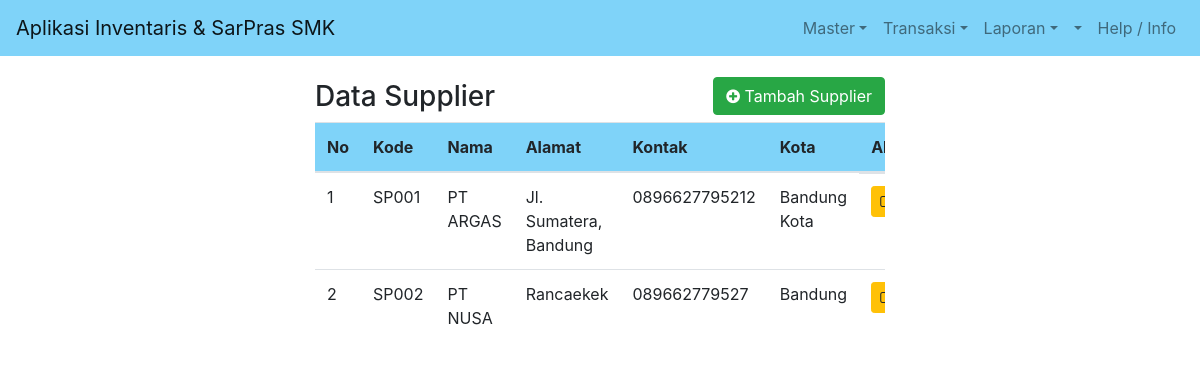
/index.php/user/supplier, run on the app's committed database.
### tables this page shows
CREATE TABLE `supplier` (
  `kode_supplier` varchar(5) NOT NULL,
  `nama_supplier` varchar(15) NOT NULL,
  `alamat_supplier` varchar(40) NOT NULL,
  `telp_supplier` varchar(15) NOT NULL,
  `kota_supplier` varchar(20) NOT NULL,
  `status` varchar(1) NOT NULL
);

### application/controllers/user/Supplier.php (called while the page is built, shortened)
<?php
class Supplier extends CI_Controller {
	public function index()
	{
		$data = array(
					'pageTitle'   => $this->session->userdata('nama').' - Master Supplier',
					'pageHeader'  => 'Data Supplier',
					'pageContent' => 'user/supplier',
					'supplier'   => $this->db->get_where('supplier', array('status'=>1))->result()
				);
		$this->load->view('user/admin', $data);
	}
}

### index.php (called while the page is built, shortened)
<?php
require_once BASEPATH.'core/CodeIgniter.php';

### application/views/user/supplier.php (the view, shortened to what this page needs)
<h3><?=$pageHeader?></h3>
<button class="btn btn-success float-right" data-toggle="modal" data-target="#tambahBrg" style="margin-top: -45px; margin-bottom: 5px"><i class="fa fa-plus-circle"></i> Tambah Supplier</button>
<table class="table table-hover table-responsive" style="width: 100%">
	<thead class="bg-accent">
		<th>No</th>
		<th>Kode</th>
		<th>Nama</th>
		<th>Alamat</th>
		<th>Kontak</th>
		<th>Kota</th>
		<th width="100">Aksi</th>
	</thead>
	<tbody>
		<?php $no=1;foreach ($supplier as $b): ?>
		<tr>
			<td><?=$no++?></td>
			<td><?=$b->kode_supplier?></td>
			<td><?=$b->nama_supplier?></td>
			<td><?=$b->alamat_supplier?></td>
			<td><?=$b->telp_supplier?></td>
			<td><?=$b->kota_supplier?></td>
			<td class="btn-group">
				<a href="#" title="Edit Supplier" data-action="<?=base_url('user/supplier/edit')?>" data-kode="<?=$b->kode_supplier?>" data-toggle="modal" data-target="#editsup" class="btn btn-sm btn-warning"><i class="fa fa-edit"></i></a>
			</td>
		</tr>
		<?php endforeach ?>
	</tbody>
</table>

### assets/styles/css/app.css (style rules this page uses)
.bg-accent { background: #7fd3f9 !important; border: 0px !important; }

### data on the page
supplier: kode_supplier "SP001", nama_supplier "PT ARGAS", alamat_supplier "Jl. Sumatera, Bandung", telp_supplier "0896627795212", kota_supplier "Bandung Kota"
supplier: kode_supplier "SP002", nama_supplier "PT NUSA", alamat_supplier "Rancaekek", telp_supplier "089662779527", kota_supplier "Bandung"

### other printed values
$pageHeader "Data Supplier"
